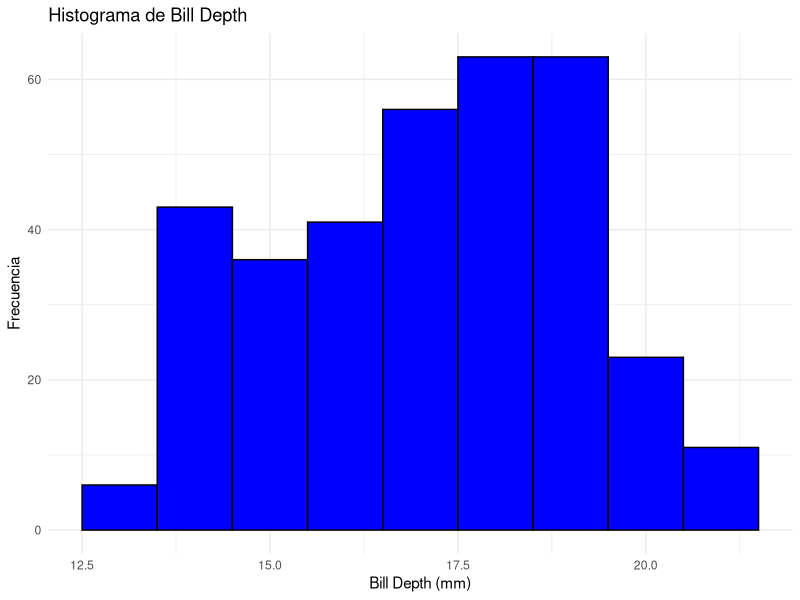

Generate this figure with R:
library(tidyverse)
library(palmerpenguins)
library(ggplot2)
ggplot(penguins, aes(x = bill_depth_mm)) + 
  geom_histogram(binwidth = 1, fill = "blue", color = "black") +
  labs(title = "Histograma de Bill Depth", x = "Bill Depth (mm)", y = "Frecuencia") +
  theme_minimal()
